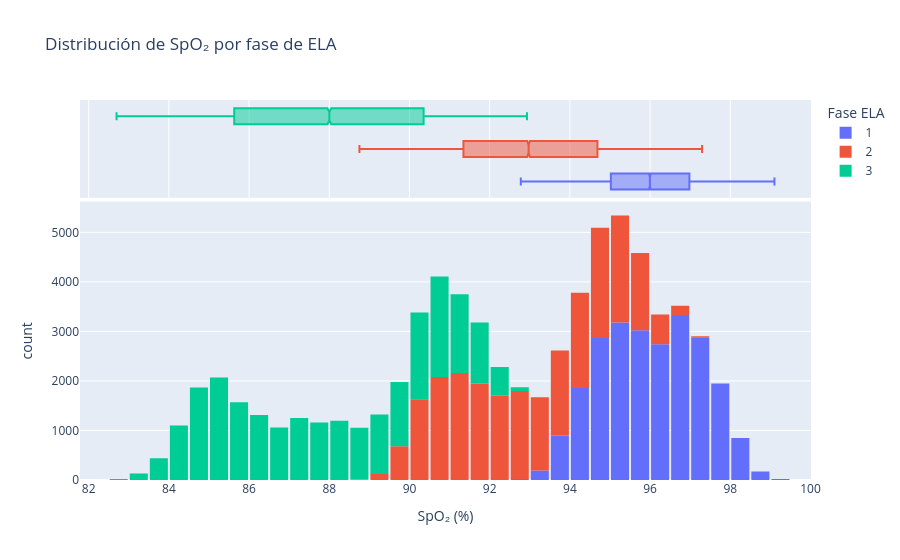

Notebook code for this chart:
### Code cell
# Distribución de Sp02 por fase de ELA
fig = px.histogram(df, x="spo2", nbins=40, color="fase_ela",
                   title="Distribución de SpO₂ por fase de ELA",
                   labels={"spo2": "SpO₂ (%)", "fase_ela": "Fase ELA"},
                   marginal="box")
fig.update_layout(bargap=0.1)
fig.show()

### Figure 1 — Plotly figure (JSON) as saved in the notebook; plotly's stock layout.template omitted (floating-point values rounded to 4 significant figures; data arrays with more than 128 entries replaced by an {"elided": "..."} marker saying what was removed)
{"data": [{"bingroup": "x", "hovertemplate": "Fase ELA=1<br>SpO₂ (%)=%{x}<br>count=%{y}<extra></extra>", "legendgroup": "1", "marker": {"color": "#636efa", "pattern": {"shape": ""}}, "name": "1", "nbinsx": 40, "orientation": "v", "showlegend": true, "type": "histogram", "x": {"elided": "24000 float values"}, "xaxis": "x", "yaxis": "y"}, {"hovertemplate": "Fase ELA=1<br>SpO₂ (%)=%{x}<extra></extra>", "legendgroup": "1", "marker": {"color": "#636efa"}, "name": "1", "notched": true, "showlegend": false, "type": "box", "x": {"elided": "24000 float values"}, "xaxis": "x2", "yaxis": "y2"}, {"bingroup": "x", "hovertemplate": "Fase ELA=2<br>SpO₂ (%)=%{x}<br>count=%{y}<extra></extra>", "legendgroup": "2", "marker": {"color": "#EF553B", "pattern": {"shape": ""}}, "name": "2", "nbinsx": 40, "orientation": "v", "showlegend": true, "type": "histogram", "x": {"elided": "24000 float values"}, "xaxis": "x", "yaxis": "y"}, {"hovertemplate": "Fase ELA=2<br>SpO₂ (%)=%{x}<extra></extra>", "legendgroup": "2", "marker": {"color": "#EF553B"}, "name": "2", "notched": true, "showlegend": false, "type": "box", "x": {"elided": "24000 float values"}, "xaxis": "x2", "yaxis": "y2"}, {"bingroup": "x", "hovertemplate": "Fase ELA=3<br>SpO₂ (%)=%{x}<br>count=%{y}<extra></extra>", "legendgroup": "3", "marker": {"color": "#00cc96", "pattern": {"shape": ""}}, "name": "3", "nbinsx": 40, "orientation": "v", "showlegend": true, "type": "histogram", "x": {"elided": "24000 float values"}, "xaxis": "x", "yaxis": "y"}, {"hovertemplate": "Fase ELA=3<br>SpO₂ (%)=%{x}<extra></extra>", "legendgroup": "3", "marker": {"color": "#00cc96"}, "name": "3", "notched": true, "showlegend": false, "type": "box", "x": {"elided": "24000 float values"}, "xaxis": "x2", "yaxis": "y2"}], "layout": {"bargap": 0.1, "barmode": "relative", "legend": {"title": {"text": "Fase ELA"}, "tracegroupgap": 0}, "title": {"text": "Distribución de SpO₂ por fase de ELA"}, "xaxis": {"anchor": "y", "domain": [0, 1], "title": {"text": "SpO₂ (%)"}}, "xaxis2": {"anchor": "y2", "domain": [0, 1], "matches": "x", "showgrid": true, "showticklabels": false}, "yaxis": {"anchor": "x", "domain": [0, 0.7326], "title": {"text": "count"}}, "yaxis2": {"anchor": "x2", "domain": [0.7426, 1], "matches": "y2", "showgrid": false, "showline": false, "showticklabels": false, "ticks": ""}}}
